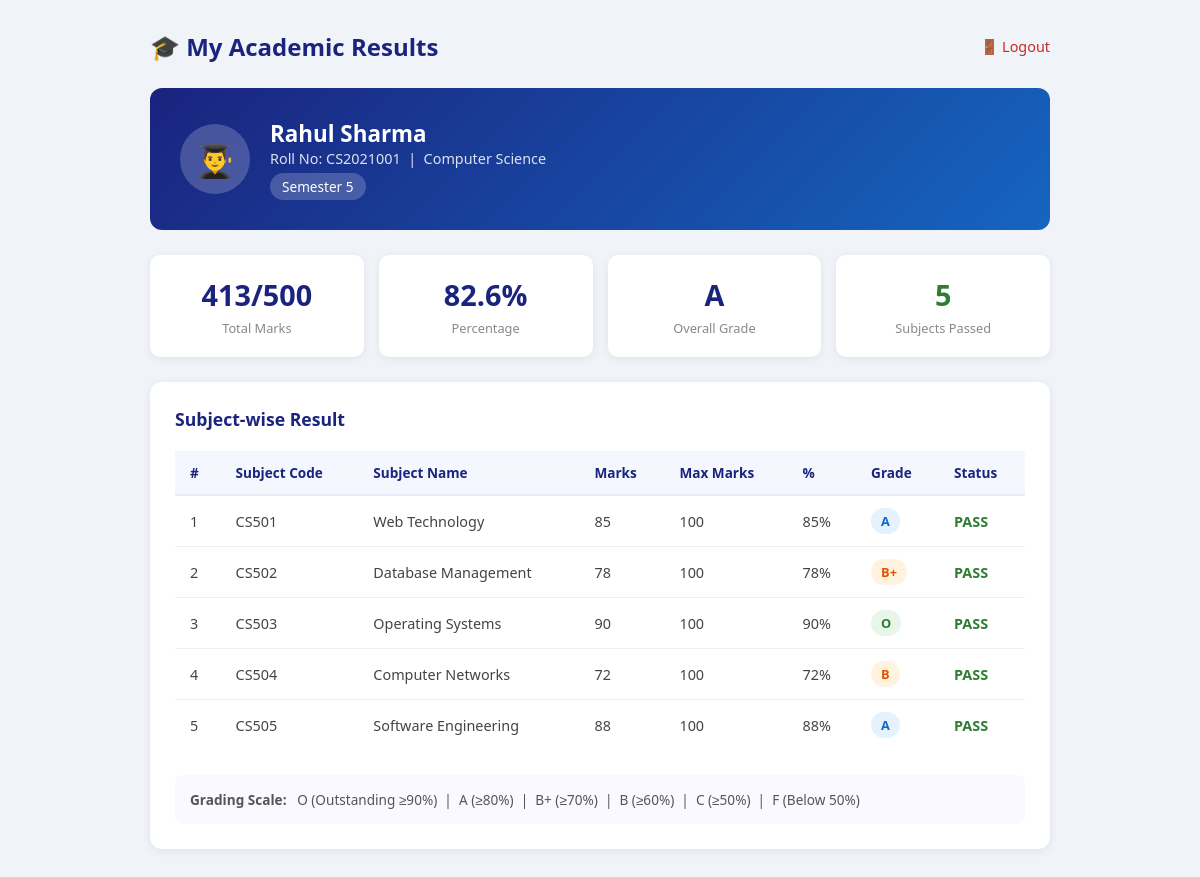
/php/student_dashboard.php (signed in), run on the app's committed database.
### tables this page shows
CREATE TABLE students (
    id INT AUTO_INCREMENT PRIMARY KEY,
    roll_no VARCHAR(20) NOT NULL UNIQUE,
    name VARCHAR(100) NOT NULL,
    email VARCHAR(100) NOT NULL UNIQUE,
    password VARCHAR(255) NOT NULL,
    department VARCHAR(50) NOT NULL,
    semester INT NOT NULL,
    created_at TIMESTAMP DEFAULT CURRENT_TIMESTAMP
);

CREATE TABLE results (
    id INT AUTO_INCREMENT PRIMARY KEY,
    student_id INT NOT NULL,
    subject_id INT NOT NULL,
    marks_obtained INT NOT NULL,
    exam_year VARCHAR(10) NOT NULL,
    grade VARCHAR(5),
    FOREIGN KEY (student_id) REFERENCES students(id) ON DELETE CASCADE,
    FOREIGN KEY (subject_id) REFERENCES subjects(id) ON DELETE CASCADE
);

CREATE TABLE subjects (
    id INT AUTO_INCREMENT PRIMARY KEY,
    subject_code VARCHAR(20) NOT NULL UNIQUE,
    subject_name VARCHAR(100) NOT NULL,
    department VARCHAR(50) NOT NULL,
    semester INT NOT NULL,
    max_marks INT DEFAULT 100
);

### php/student_dashboard.php (the view, shortened to what this page needs)
<?php
require_once 'config.php';
$sid = (int)$_SESSION['student_id'];
$student = mysqli_fetch_assoc(mysqli_query($conn, "SELECT * FROM students WHERE id=$sid"));
$results = mysqli_query($conn, "
    SELECT r.*, sub.subject_name, sub.subject_code, sub.max_marks
    FROM results r
    JOIN subjects sub ON r.subject_id = sub.id
    WHERE r.student_id = $sid
    ORDER BY sub.subject_code
");
$total_marks = 0;
$total_max = 0;
$pass_count = 0;
$fail_count = 0;
$rows = [];
while ($row = mysqli_fetch_assoc($results)) {
    $rows[] = $row;
    $total_marks += $row['marks_obtained'];
    $total_max += $row['max_marks'];
    if ($row['grade'] !== 'F') $pass_count++;
    else $fail_count++;
}
$percentage = $total_max > 0 ? round(($total_marks / $total_max) * 100, 2) : 0;
$overall_grade = 'F';
if ($percentage >= 90) $overall_grade = 'O';
elseif ($percentage >= 80) $overall_grade = 'A';
elseif ($percentage >= 70) $overall_grade = 'B+';
elseif ($percentage >= 60) $overall_grade = 'B';
elseif ($percentage >= 50) $overall_grade = 'C';
?>
<!DOCTYPE html>
<html lang="en">
<head><meta charset="UTF-8"><title>My Results - SRMS</title><link rel="stylesheet" href="../css/style.css"></head>
<body>
<div style="background:#f0f4f8;min-height:100vh;padding:30px 20px;">
    <div style="display:flex;justify-content:space-between;align-items:center;margin-bottom:25px;max-width:900px;margin-left:auto;margin-right:auto;">
        <h1 style="color:#1a237e;font-size:1.5rem;">🎓 My Academic Results</h1>
        <a href="student_logout.php" style="color:#c62828;text-decoration:none;font-size:0.9rem;">🚪 Logout</a>
    </div>
    <div style="max-width:900px;margin:0 auto;">
    <div class="result-header">
        <div class="avatar-big">👨‍🎓</div>
        <div>
            <h2><?= htmlspecialchars($student['name']) ?></h2>
            <p>Roll No: <?= htmlspecialchars($student['roll_no']) ?> &nbsp;|&nbsp; <?= htmlspecialchars($student['department']) ?></p>
            <span class="semester-tag">Semester <?= $student['semester'] ?></span>
        </div>
    </div>
    <div class="summary-cards">
        <div class="summary-card">
            <h4><?= $total_marks ?>/<?= $total_max ?></h4>
            <p>Total Marks</p>
        </div>
        <div class="summary-card">
            <h4><?= $percentage ?>%</h4>
            <p>Percentage</p>
        </div>
        <div class="summary-card">
            <h4><?= $overall_grade ?></h4>
            <p>Overall Grade</p>
        </div>
        <div class="summary-card">
            <h4 class="pass"><?= $pass_count ?></h4>
            <p>Subjects Passed</p>
        </div>
    </div>
    <div class="table-card">
        <h2>Subject-wise Result</h2>
        <?php if (empty($rows)): ?>
            <p style="color:#888;padding:20px;">No results found yet. Please contact your admin.</p>
        <?php else: ?>
        <table>
            <thead>
                <tr><th>#</th><th>Subject Code</th><th>Subject Name</th><th>Marks</th><th>Max Marks</th><th>%</th><th>Grade</th><th>Status</th></tr>
            </thead>
            <tbody>
            <?php $i=1; foreach($rows as $row):
                $pct = round(($row['marks_obtained']/$row['max_marks'])*100,1);
                $gc = substr($row['grade'],0,1);
                $status = ($row['grade'] !== 'F') ? '<span style="color:#2e7d32;font-weight:600;">PASS</span>' : '<span style="color:#c62828;font-weight:600;">FAIL</span>';
            ?>
            <tr>
                <td><?= $i++ ?></td>
                <td><?= htmlspecialchars($row['subject_code']) ?></td>
                <td><?= htmlspecialchars($row['subject_name']) ?></td>
                <td><?= $row['marks_obtained'] ?></td>
                <td><?= $row['max_marks'] ?></td>
                <td><?= $pct ?>%</td>
                <td><span class="grade-badge grade-<?= $gc ?>"><?= $row['grade'] ?></span></td>
                <td><?= $status ?></td>
            </tr>
            <?php endforeach; ?>
            </tbody>
        </table>
        <div style="margin-top:25px;padding:15px;background:#f9f9ff;border-radius:8px;font-size:0.85rem;color:#555;">
            <strong>Grading Scale:</strong> &nbsp;
            O (Outstanding ≥90%) &nbsp;|&nbsp; A (≥80%) &nbsp;|&nbsp; B+ (≥70%) &nbsp;|&nbsp; B (≥60%) &nbsp;|&nbsp; C (≥50%) &nbsp;|&nbsp; F (Below 50%)
        </div>
        <?php endif; ?>
    </div>
    </div>
</div>
</body>
</html>

### css/style.css (style rules this page uses)
* { margin: 0; padding: 0; box-sizing: border-box; }
body { font-family: 'Segoe UI', Tahoma, Geneva, Verdana, sans-serif; background: #f0f4f8; color: #333; }
.table-card { background: white; border-radius: 12px; padding: 25px; box-shadow: 0 2px 10px rgba(0,0,0,0.07); margin-bottom: 30px; }
.table-card h2 { color: #1a237e; margin-bottom: 20px; font-size: 1.1rem; }
table { width: 100%; border-collapse: collapse; }
th { background: #f5f7ff; color: #1a237e; font-weight: 600; text-align: left; padding: 12px 15px; font-size: 0.85rem; border-bottom: 2px solid #e8eaf6; }
td { padding: 12px 15px; border-bottom: 1px solid #f0f0f0; font-size: 0.9rem; color: #444; }
tr:last-child td { border-bottom: none; }
.grade-badge { padding: 4px 10px; border-radius: 20px; font-size: 0.8rem; font-weight: 600; display: inline-block; }
.grade-O { background: #e8f5e9; color: #2e7d32; }
.grade-A { background: #e3f2fd; color: #1565c0; }
.grade-B { background: #fff3e0; color: #e65100; }
.result-header { background: linear-gradient(135deg, #1a237e, #1565c0); color: white; border-radius: 12px; padding: 30px; margin-bottom: 25px; display: flex; align-items: center; gap: 20px; }
.result-header .avatar-big { width: 70px; height: 70px; background: rgba(255,255,255,0.2); border-radius: 50%; display: flex; align-items: center; justify-content: center; font-size: 2rem; }
.result-header h2 { font-size: 1.4rem; }
.result-header p { opacity: 0.85; font-size: 0.9rem; }
.semester-tag { background: rgba(255,255,255,0.2); padding: 4px 12px; border-radius: 20px; font-size: 0.85rem; display: inline-block; margin-top: 5px; }
.summary-cards { display: grid; grid-template-columns: repeat(auto-fit, minmax(160px, 1fr)); gap: 15px; margin-bottom: 25px; }
.summary-card { background: white; border-radius: 10px; padding: 20px; text-align: center; box-shadow: 0 2px 8px rgba(0,0,0,0.07); }
.summary-card h4 { font-size: 1.8rem; color: #1a237e; }
.summary-card p { color: #888; font-size: 0.8rem; margin-top: 5px; }
.pass { color: #2e7d32 !important; }

### data on the page
students: name "Rahul Sharma", roll_no "CS2021001", department "Computer Science", semester "5"
results: subject.subject_code "CS501", subject.subject_name "Web Technology", marks_obtained "85", subject.max_marks "100", grade "A", shows "PASS"
results: subject.subject_code "CS502", subject.subject_name "Database Management", marks_obtained "78", subject.max_marks "100", grade "B+", shows "PASS"
results: subject.subject_code "CS503", subject.subject_name "Operating Systems", marks_obtained "90", subject.max_marks "100", grade "O", shows "PASS"
results: subject.subject_code "CS504", subject.subject_name "Computer Networks", marks_obtained "72", subject.max_marks "100", grade "B", shows "PASS"
results: subject.subject_code "CS505", subject.subject_name "Software Engineering", marks_obtained "88", subject.max_marks "100", grade "A", shows "PASS"

### other printed values
$total_marks "413"
$total_max "500"
$percentage "82.6"
$overall_grade "A"
$pass_count "5"
